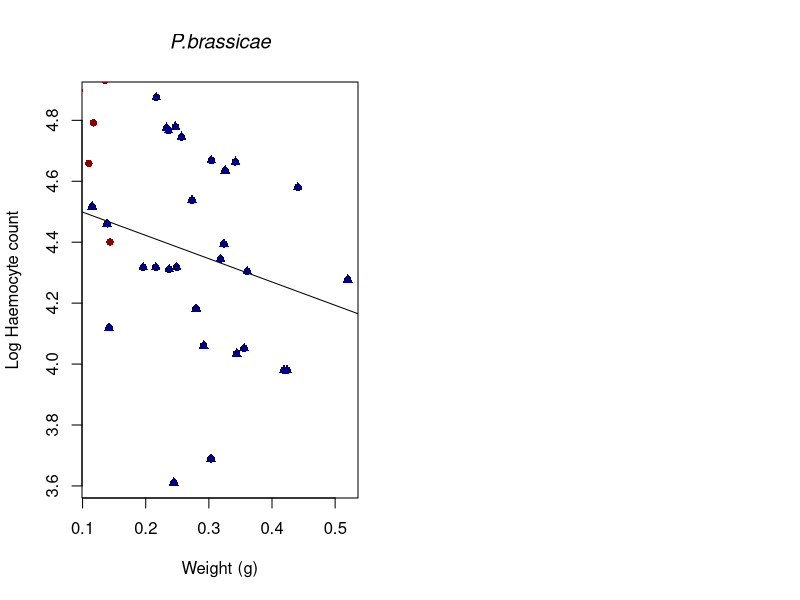

Generate this figure with R:
# store the current directory
initial.dir<-getwd()
# change to the new directory
setwd("C:/Users/Dave/OneDrive/Development/R/Examples")

counts<-read.table("Haemocyte.txt",header=TRUE)

attach(counts)

par(mfrow=c(1,2))


plot(Weight[Species=="P.brassicae"],
     log(Count[Species=="P.brassicae"]),
     pch=16,
     xlab="Weight (g)",
     ylab="Log Haemocyte count",
     main="P.brassicae",
     font.main=3)

lm(log(Count[Species=="P.brassicae"]) ~ Weight[Species=="P.brassicae"])
abline(4.5752,-0.7648)

points(Weight[Species=="P.napi"],
       log(Count[Species=="P.napi"]),
       pch=16,
       col="darkred")

points(Weight[Species=="P.brassicae"],
       log(Count[Species=="P.brassicae"]),
       pch=17,
       col="darkblue")

legend(0.38,
       5.7,
       legend=c("P.napi","P.brassicae"),
       pch=16:17,
       col=c("darkred","steelblue"),
       cex=0.7,
       text.font=3,
       bty="n")

#set the directory back
setwd(initial.dir)
getwd()
